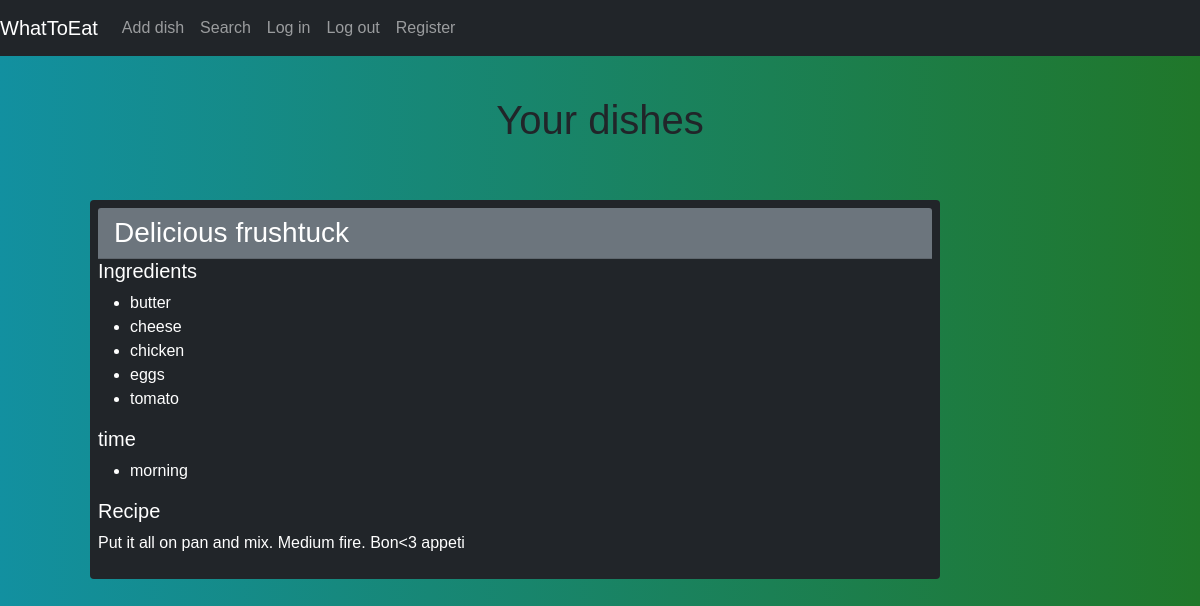
/ (signed in), run on the app's committed database.
### tables this page shows
CREATE TABLE "dishes" (
	"id"	INTEGER NOT NULL UNIQUE,
	"name"	TEXT NOT NULL,
	"user"	TEXT,
	PRIMARY KEY("id" AUTOINCREMENT)
);

CREATE TABLE "ingredients" (
	"dish_id"	INTEGER DEFAULT 0,
	"baking_powder"	INTEGER DEFAULT 0,
	"beans"	INTEGER DEFAULT 0,
	"beef"	INTEGER DEFAULT 0,
	"butter"	INTEGER DEFAULT 0,
	"carrot"	INTEGER DEFAULT 0,
	"cheese"	INTEGER DEFAULT 0,
	"chicken"	INTEGER DEFAULT 0,
	"cream"	INTEGER DEFAULT 0,
	"eggplant"	INTEGER DEFAULT 0,
	"eggs"	INTEGER DEFAULT 0,
	"garlic"	INTEGER DEFAULT 0,
	"flour"	INTEGER DEFAULT 0,
	"mayonnaise"	INTEGER DEFAULT 0,
	"milk"	INTEGER DEFAULT 0,
	"mushrooms"	INTEGER DEFAULT 0,
	"olive_oil"	INTEGER DEFAULT 0,
	"onion"	INTEGER DEFAULT 0,
	"pasta"	INTEGER DEFAULT 0,
	"pork"	INTEGER DEFAULT 0,
	"potato"	INTEGER DEFAULT 0,
	"rice"	INTEGER DEFAULT 0,
	"sugar"	INTEGER DEFAULT 0,
	"tomato"	INTEGER DEFAULT 0,
	"zucchini"	INTEGER DEFAULT 0,
	FOREIGN KEY("dish_id") REFERENCES "dishes"("id")
);

CREATE TABLE recipe ( 
     dish_id INTEGER, 
     recipe TEXT,
     FOREIGN KEY (dish_id) REFERENCES dishes(id));

### application.py (the view)
@app.route("/")
@login_required
def index():
    times = db.execute("""SELECT * FROM dishes
        JOIN time ON dishes.id = time.dish_id
        WHERE user=? LIMIT 30""", session["username"])
    data = db.execute("""SELECT * FROM dishes
        JOIN ingredients ON dishes.id = ingredients.dish_id
        JOIN recipe ON dishes.id = recipe.dish_id
        WHERE user=? LIMIT 30""", session["username"])
    return render_template("index.html", data=data, times=times)

### application.py (called while the page is built)
@app.after_request
def add_header(response):
    response.cache_control.max_age = 1 #1200
    return response

def login_required(f):
    @wraps(f)
    def decorated_function(*args, **kwargs):
        if session.get("username") is None:
            return redirect("/login")
        return f(*args, **kwargs)
    return decorated_function

### templates/index.html (shortened to what this page needs)
{% extends "layout.html" %}
{% block main %}
    <div class="text-center py-5">
        <h1>Your dishes</h1>
    </div>
    <div class="container-fluid">
        <div class="col-10">
            {% for item in data %}
                <div class="card bg-dark text-white p-2 mx-auto">
                    <h3 class="card-header bg-secondary">{{ data[loop.index0]["name"] }}</h3>
                    <div class="col-md-8">
                        <h5>Ingredients</h4>
                        <ul>
                            {% for ingr, needed in data[loop.index0].items() %}
                                {% if needed == 1 %}
                                    <li>{{ ingr }}</li>
                                {% endif %}
                            {% endfor %}
                        </ul>
                    </div>
                    <div class="col-md-2">
                        <h5>time</h5>
                        <ul>
                            {% for time, apropriate in times[loop.index0].items() %}
                                {% if apropriate == 1 %}
                                    <li>{{ time }}</li>
                                {% endif %}
                            {% endfor %}
                        </ul>
                    </div>
                    <div>
                        <h5>Recipe</h5>
                        <p>{{ data[loop.index0]["recipe"] }}</p>
                    </div>
                </div>
            {% endfor %}
        </div>
    </div>
{% endblock %}

### static/styles.css (style rules this page uses)
body { margin: 0; padding: 0; font-family: sans-serif; background: linear-gradient(to right, #1290a0, #20772a) }
.card { margin-bottom: 20px; border: none }

### data on the page
ingredients: index0 "butter" "cheese" "chicken" "eggs" "tomato", index0 "morning"
dishes: name "Delicious frushtuck"
recipe: recipe "Put it all on pan and mix. Medium fire. Bon<3 appeti"
